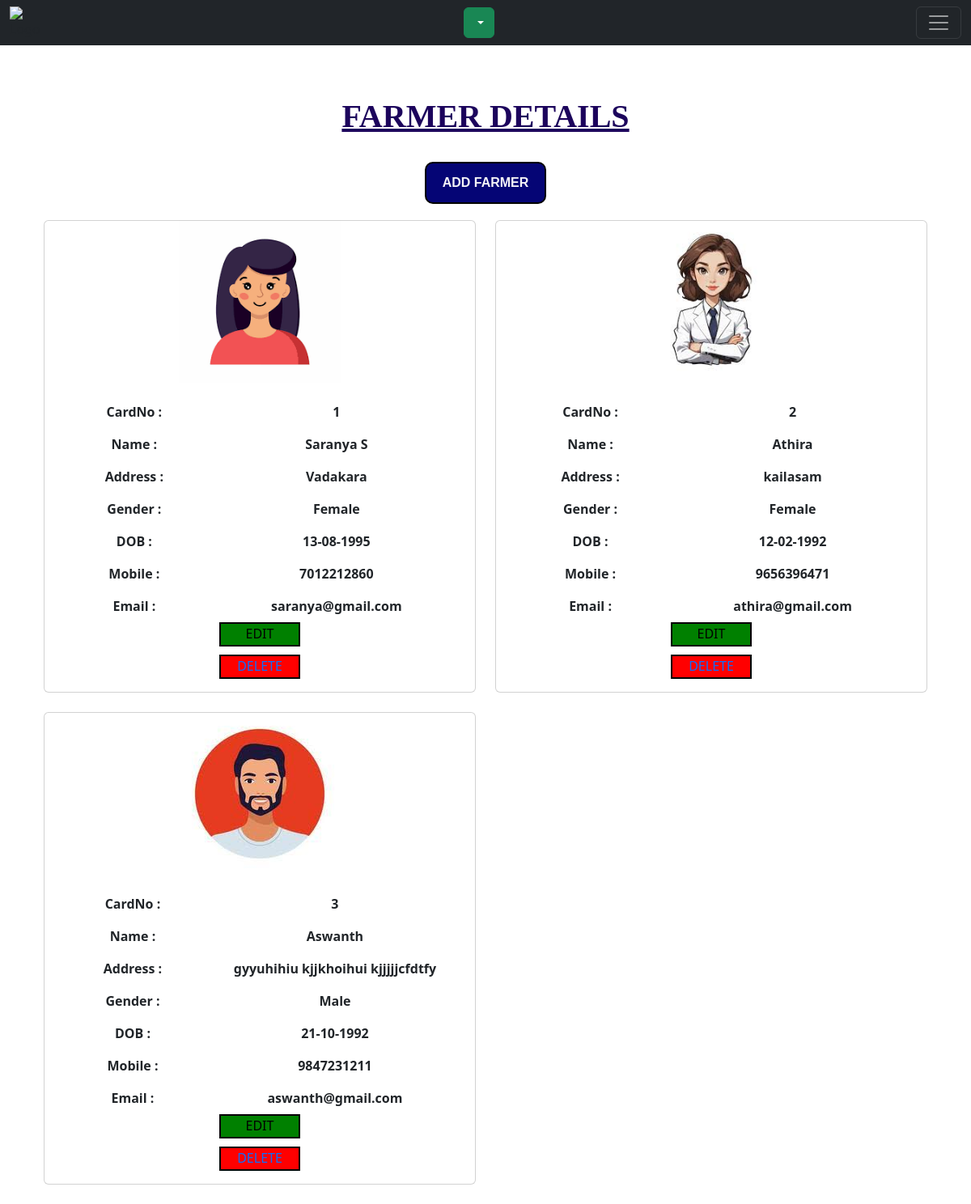
/adminapp/dispfarmer/, run on the app's committed database.
### adminapp/models.py (models this page shows)
class farmerdb(models.Model):
    Cardno = models.CharField(max_length=100, null=True, blank=True)
    Name = models.CharField(max_length=100, null=True, blank=True)
    Address = models.CharField(max_length=1000, null=True, blank=True)
    Dateofbirth = models.CharField(max_length=1000, null=True, blank=True)
    Gender = models.CharField(max_length=10, null=True, blank=True)
    Mobile = models.IntegerField(null=False, primary_key=True)
    Email = models.EmailField(max_length=100, null=True, blank=True)
    Image = models.ImageField(upload_to="employee", null=True, blank=True)

### adminapp/views.py (the view)
# urls.py: path('dispfarmer/', views.dispfarmer, name="dispfarmer"),
def dispfarmer(req):
    data = farmerdb.objects.all()
    return render(req, "displayfarmer.html", {'data':data})

### adminapp/templates/displayfarmer.html (shortened to what this page needs)
<!DOCTYPE html>
{% extends 'adminhome.html' %}
{% load static %}
{% block content %}
<html lang="en">
<head>
</head>
<body>
  <div class="container mt-5">
    <h1><u>FARMER DETAILS</u></h1><br>
  <center><a href="{% url 'farmerpage' %}">  <button class=btn1 type="button">ADD FARMER</button></a></center>
    <div class="row">
        {% for i in data %}
            <div class="col-md-6">
                <div class="card mb-4">
                   <center> <img src="{{ i.Image.url }}" width="200px" height="200px"></center>
                    <div class="card-body">
                       <table width="100%">
                       <tr><td>CardNo :</td><td> {{ i.Cardno }}</td></tr>
                       <tr><td>Name :</td>
                        <td> {{ i.Name }}</td></tr>
                        <tr><td>Address :</td><td>{{ i.Address }}</td></tr>
                        <tr><td>Gender :</td><td> {{ i.Gender }}</td></tr>
                        <tr><td>DOB :</td><td> {{ i.Dateofbirth }}</td></tr>
                        <tr><td>Mobile :</td><td> {{ i.Mobile }}</td></tr>
                        <tr><td>Email :</td><td> {{ i.Email }}</td></tr>
</table>
<center><div class="a1"><a style="color: black;" href="{% url 'editfarmer' dataid=i.Mobile %}" >EDIT </a></div>
<div class="a2"><a href="{% url 'farmerdelete' dataid=i.Mobile %}" >DELETE</a></div></center>
</div></div></div>
{% endfor %}
</div></div>
</body>
</html>
{% endblock %}

### adminapp/templates/displayfarmer.html (style rules this page uses)
h1 { color:rgb(28, 4, 92); font-family: 'Times New Roman', Times, serif; font-weight: bold; text-align:center; border-radius:30px; }
.btn1 { padding: 12px 10px; background-color:rgb(5, 5, 117); border: 2px solid black; color: #f4f3f7; font-weight: bold; font-family: "Rubik", sans-serif; border-radius: 10px; margin-bottom: 20px; width: 150px; }
td { text-align: center; font-weight: bold; height: 40px; width: 100px; }
.a1 { background-color: green; height: 30px; border: 2px solid black; width: 100px; margin-bottom: 10px; }
.a2 { background-color: red; width: 100px; height: 30px; border: 2px solid black; }

### adminapp/templates/adminhome.html (style rules this page uses)
a { text-decoration: none; }

### data on the page
farmerdb: Image (picture), Cardno "1", Name "Saranya S", Address "Vadakara", Gender "Female", Dateofbirth "13-08-1995", Mobile "7012212860", Email "saranya@gmail.com"
farmerdb: Image (picture), Cardno "2", Name "Athira", Address "kailasam", Gender "Female", Dateofbirth "12-02-1992", Mobile "9656396471", Email "athira@gmail.com"
farmerdb: Image (picture), Cardno "3", Name "Aswanth", Address "gyyuhihiu kjjkhoihui kjjjjjcfdtfy", Gender "Male", Dateofbirth "21-10-1992", Mobile "9847231211", Email "aswanth@gmail.com"
